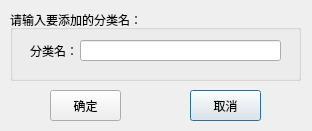
<?xml version="1.0" encoding="UTF-8"?>
<ui version="4.0">
 <class>AddRootDialog</class>
 <widget class="QDialog" name="AddRootDialog">
  <property name="geometry">
   <rect>
    <x>0</x>
    <y>0</y>
    <width>312</width>
    <height>131</height>
   </rect>
  </property>
  <property name="windowTitle">
   <string>  添加新分类名  </string>
  </property>
  <property name="windowIcon">
   <iconset resource="rc.qrc">
    <normaloff>:/new/prefix1/rc/actions/folder_new.png</normaloff>:/new/prefix1/rc/actions/folder_new.png</iconset>
  </property>
  <widget class="QGroupBox" name="groupBox">
   <property name="geometry">
    <rect>
     <x>10</x>
     <y>10</y>
     <width>291</width>
     <height>71</height>
    </rect>
   </property>
   <property name="title">
    <string>请输入要添加的分类名：</string>
   </property>
   <widget class="QLabel" name="label">
    <property name="geometry">
     <rect>
      <x>20</x>
      <y>30</y>
      <width>51</width>
      <height>21</height>
     </rect>
    </property>
    <property name="text">
     <string>分类名：</string>
    </property>
   </widget>
   <widget class="QLineEdit" name="lineEdit">
    <property name="geometry">
     <rect>
      <x>70</x>
      <y>30</y>
      <width>201</width>
      <height>21</height>
     </rect>
    </property>
   </widget>
  </widget>
  <widget class="QPushButton" name="NOPushButton">
   <property name="geometry">
    <rect>
     <x>190</x>
     <y>90</y>
     <width>71</width>
     <height>31</height>
    </rect>
   </property>
   <property name="text">
    <string>取消</string>
   </property>
   <property name="icon">
    <iconset resource="rc.qrc">
     <normaloff>:/new/prefix1/rc/actions/editdelete.png</normaloff>:/new/prefix1/rc/actions/editdelete.png</iconset>
   </property>
  </widget>
  <widget class="QPushButton" name="OKPushButton">
   <property name="geometry">
    <rect>
     <x>50</x>
     <y>90</y>
     <width>71</width>
     <height>31</height>
    </rect>
   </property>
   <property name="text">
    <string>确定</string>
   </property>
   <property name="icon">
    <iconset resource="rc.qrc">
     <normaloff>:/new/prefix1/rc/actions/apply.png</normaloff>:/new/prefix1/rc/actions/apply.png</iconset>
   </property>
  </widget>
 </widget>
 <resources>
  <include location="rc.qrc"/>
 </resources>
 <connections/>
</ui>
